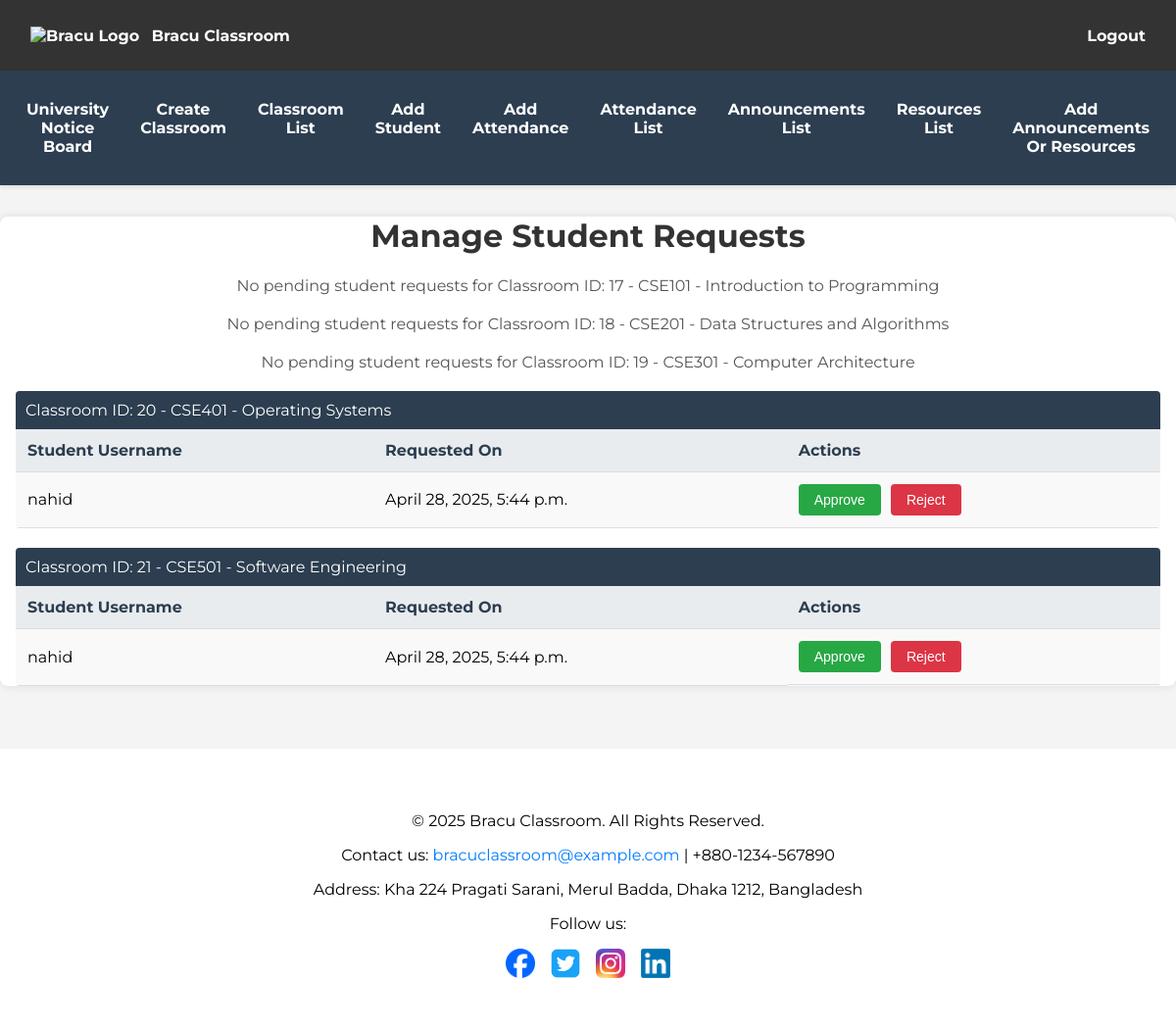
/faculty_dashboard/add_student/ (signed in), run on the app's committed database.
### app1/models.py (models this page shows, shortened)
class Classrooms(models.Model):
    classroom_id = models.AutoField(primary_key=True)  # Primary Key, Auto-incremented Integer
    faculty_id = models.ForeignKey(All_Users, on_delete=models.CASCADE, related_name='created_classrooms')  # Faculty who created the classroom
    name = models.CharField(max_length=255)
    description = models.TextField(blank=True, null=True)  # Optional description
    created_at = models.DateTimeField(auto_now_add=True)  # Timestamp for classroom creation

class Classroom_Requests(models.Model):
    REQUEST_STATUS = [
        ('pending', 'Pending'),
        ('approved', 'Approved'),
        ('rejected', 'Rejected'),
    ]
    request_id = models.AutoField(primary_key=True)  # Primary Key, Auto-incremented Integer
    classroom_id = models.ForeignKey(Classrooms, on_delete=models.CASCADE)
    student_id = models.ForeignKey(All_Users, on_delete=models.CASCADE)
    status = models.CharField(max_length=10, choices=REQUEST_STATUS, default='pending')
    requested_at = models.DateTimeField(auto_now_add=True)  # Timestamp for when the request was made

class All_Users(AbstractUser):
    USER_ROLES = [
        ('student', 'Student'),
        ('faculty', 'Faculty'),
        ('admin', 'Admin'),
    ]
    role = models.CharField(max_length=10, choices=USER_ROLES, default='student')  # Role: student, faculty, or admin

### app1/views.py (the view, shortened to what this page needs)
# urls.py: path('faculty_dashboard/add_student/', views.add_student, name='add_student'),
@login_required
def add_student(request):
    if request.user.role != 'faculty':
        messages.error(request, 'Only faculty can manage student requests.')
        return redirect('faculty_dashboard')
    classrooms = Classrooms.objects.filter(faculty_id=request.user).order_by('name')
    classroom_requests = {}
    for classroom in classrooms:
        pending_requests = Classroom_Requests.objects.filter(
            classroom_id=classroom, status='pending'
        ).order_by('requested_at')
        classroom_requests[classroom] = pending_requests
    return render(request, 'faculty/add_student.html', {
        'classroom_requests': classroom_requests
    })

### app1/templates/faculty/add_student.html (shortened to what this page needs)
{% extends 'base_faculty.html' %}
{% block content %}
<div class="">
    <h1>Manage Student Requests</h1>
    {% if classroom_requests %}
        {% for classroom, requests in classroom_requests.items %}
            {% if requests %}
                <table class="request-table">
                    <caption>Classroom ID: {{ classroom.classroom_id }} - {{ classroom.name }}</caption>
                    <thead>
                        <tr>
                            <th>Student Username</th>
                            <th>Requested On</th>
                            <th>Actions</th>
                        </tr>
                    </thead>
                    <tbody>
                        {% for request in requests %}
                            <tr>
                                <td>{{ request.student_id.username }}</td>
                                <td>{{ request.requested_at }}</td>
                                <td class="actions">
                                    <form method="post" style="display:inline;">
                                        <button type="submit" class="approve-btn" name="action" value="approve">Approve</button>
                                    </form>
                                    <form method="post" style="display:inline;">
                                        <button type="submit" class="reject-btn" name="action" value="reject">Reject</button>
                                    </form>
                                </td>
                            </tr>
                        {% endfor %}
                    </tbody>
                </table>
            {% else %}
                <p class="no-requests">No pending student requests for Classroom ID: {{ classroom.classroom_id }} - {{ classroom.name }}</p>
            {% endif %}
        {% endfor %}
    {% else %}
        <p class="no-requests">No classrooms or pending student requests found.</p>
    {% endif %}
</div>
{% endblock %}

### static/css/styles.css (style rules this page uses)
body { font-family: 'Montserrat', sans-serif; margin: 0; padding: 0; background-color: #f4f4f4; }
h1, h2, h3 { text-align: center; color: #333; }
form { display: flex; flex-direction: column; gap: 10px; }
button, .submit-btn { background-color: #007bff; color: white; padding: 0.75em 1.5em; border: none; border-radius: 4px; cursor: pointer; transition: background-color 0.3s; }
.request-table .approve-btn { background-color: #28a745; color: white; }
.request-table .reject-btn { background-color: #dc3545; color: white; }
table, .request-table, .attendance-table, .announcement-table { width: 100%; border-collapse: collapse; margin: 20px 0; background-color: #f9f9f9; border-radius: 4px; overflow: hidden; }
table th, table td, .request-table th, .request-table td, .attendance-table th, .attendance-table td, .announcement-table th, .announcement-table td { padding: 12px; text-align: left; border-bottom: 1px solid #ddd; }
table th, .attendance-table th, .announcement-table th { background-color: #007bff; color: white; }
.request-table th { background-color: #e9ecef; color: #2c3e50; }
.request-table caption { background-color: #2c3e50; color: white; padding: 10px; font-size: 16px; text-align: left; }
.request-table .actions { display: flex; gap: 10px; }
.request-table button { padding: 8px 16px; border: none; border-radius: 4px; font-size: 14px; cursor: pointer; transition: background-color 0.3s; }
.no-items, .no-classrooms, .no-students, .no-notices, .no-announcements, .no-requests { text-align: center; color: #555; font-size: 16px; margin: 20px 0; }

### data on the page
Classrooms: classroom_id "17", name "CSE101 - Introduction to Programming"
Classrooms: classroom_id "18", name "CSE201 - Data Structures and Algorithms"
Classrooms: classroom_id "19", name "CSE301 - Computer Architecture"
Classrooms: classroom_id "20", name "CSE401 - Operating Systems"
Classroom_Requests: student_id.username "nahid", requested_at "April 28, 2025, 5:44 p.m."
Classrooms: classroom_id "21", name "CSE501 - Software Engineering"
Classroom_Requests: student_id.username "nahid", requested_at "April 28, 2025, 5:44 p.m."
